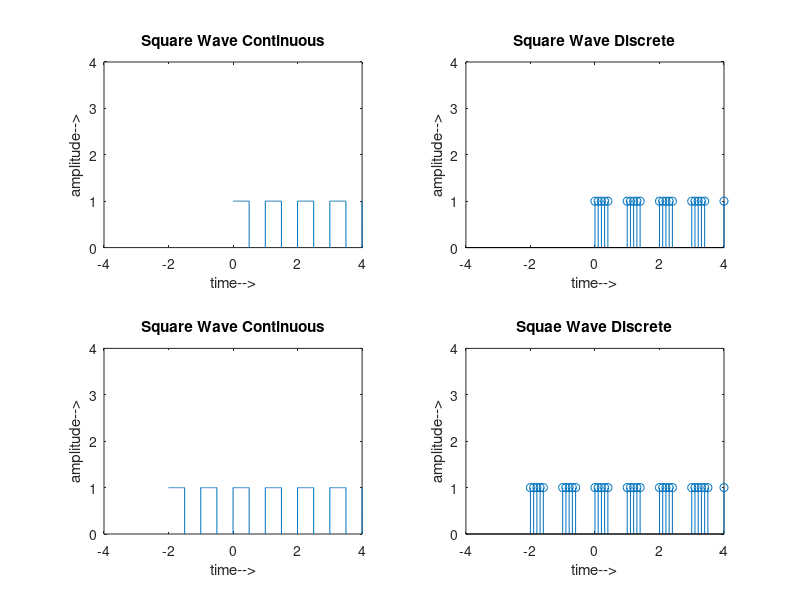

The MATLAB script that drew this image:
t=0:.001:20;
x=square(2*pi*t);
subplot(2,2,1);
plot(t,x);
axis([-4 4 0 4]);
xlabel('time-->');
ylabel('amplitude-->');
title('Square Wave Continuous');

t=0:.1:20;
x=square(2*pi*t);
subplot(2,2,2);
stem(t,x);
axis([-4 4 0 4]);
xlabel('time-->');
ylabel('amplitude-->');
title('Square Wave Discrete');

t=0:.001:20;
x=square(2*pi*t);
subplot(2,2,3);
plot(t-2,x);
axis([-4 4 0 4]);
xlabel('time-->');
ylabel('amplitude-->');
title('Square Wave Continuous');

t=0:.1:20;
x=square(2*pi*t);
subplot(2,2,4);
stem(t-2,x);
axis([-4 4 0 4]);
xlabel('time-->');
ylabel('amplitude-->');
title('Squae Wave Discrete');